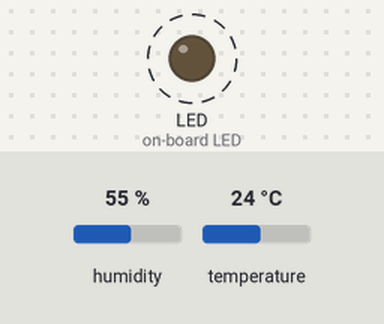
A program run on a simulated CircuitPython board. On the bench: output pins drawn as LEDs (lit = HIGH). Dashed ring = blinking. The inputs (shaded band) are chosen by the test bench; at power-on: humidity 55 %, temperature 24 °C. What the program prints to the serial console is not drawn.

Above: at 2.0 s.
Timing chart, 0 to 5.8 s (numbered marks = the images above):
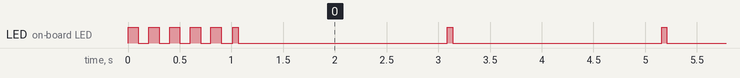

The program:

sht31-test.py
```python
#!/usr/bin/env circuit-run
#file: ../libs/common.py
#
# Script to read and print temperature and humidity from an SHT31 sensor on Raspberry Pi Pico, ESP32-S3, and compatible boards.
#
# Default Pin Connections:
# - Raspberry Pi Pico: GPIO10 (SDA, silk GP10), GPIO11 (SCL, silk GP11)
# - Seeed XIAO ESP32-S3: GPIO5 (SDA, silk D4), GPIO6 (SCL, silk D5)
# - Power: 3.3V (VCC) and GND

import time
import board
import digitalio
from common import get_i2c, get_led_pin

# Pin Definitions as SoC GPIO numbers, or None for automatic board default / fallback discovery
PIN_I2C_SDA: int | None = None
PIN_I2C_SCL: int | None = None

SHT31_ADDR: int = 0x44


def check_crc(data: bytes) -> bool:
    # Calculates 8-bit checksum (CRC-8) for SHT3x data block.
    # Polynomial: x^8 + x^5 + x^4 + 1 (0x31)
    # Initialization: 0xFF
    crc: int = 0xFF
    for byte in data[:2]:
        crc ^= byte
        for _ in range(8):
            if crc & 0x80:
                crc = (crc << 1) ^ 0x31
            else:
                crc <<= 1
            crc &= 0xFF
    return crc == data[2]


# Initialize the onboard LED for visual diagnostics (if available)
led_pin: board.Pin | None = get_led_pin()
led: digitalio.DigitalInOut | None = None
if led_pin is not None:
    try:
        led = digitalio.DigitalInOut(led_pin)
        led.direction = digitalio.Direction.OUTPUT
        # Blink rapidly 5 times to show script execution has started
        for _ in range(5):
            led.value = True
            time.sleep(0.1)
            led.value = False
            time.sleep(0.1)
    except Exception:
        led = None

print("SHT31 Temperature & Humidity Sensor Test Initialized.")

# Initialize the I2C bus with retry
i2c = None
while i2c is None:
    try:
        i2c = get_i2c(scl=PIN_I2C_SCL, sda=PIN_I2C_SDA)
        print("I2C bus successfully initialized.")
    except Exception as e:
        print(f"I2C Initialization Error (Check SHT31 VCC/GND power and SDA/SCL wiring): {e}")
        time.sleep(2.0)

# Attempt to scan for the sensor
if i2c.try_lock():
    try:
        addresses: list[int] = i2c.scan()
        if SHT31_ADDR in addresses:
            print(f"SHT31 sensor detected at I2C address {hex(SHT31_ADDR)}.")
        else:
            print(f"Warning: SHT31 sensor not detected. Found addresses: {[hex(a) for a in addresses]}")
            print("Please check if SDA and SCL pins might be swapped or if the sensor is powered.")
    except Exception as e:
        print(f"I2C Scan Error (check if SDA/SCL are swapped or sensor is powered): {e}")
    finally:
        i2c.unlock()

while True:
    # Toggle LED to show loop activity if available
    if led is not None:
        led.value = True
        time.sleep(0.05)
        led.value = False

    if i2c.try_lock():
        try:
            # Trigger high-repeatability measurement with no clock stretching (0x2400)
            i2c.writeto(SHT31_ADDR, bytes([0x24, 0x00]))

            # Wait for measurement to complete (SHT31 needs max 15ms)
            time.sleep(0.02)

            # Read 6 bytes of measurement data
            buffer: bytearray = bytearray(6)
            i2c.readfrom_into(SHT31_ADDR, buffer)

            # Extract temperature and humidity data blocks with CRCs
            temp_data: bytes = bytes(buffer[0:3])
            humi_data: bytes = bytes(buffer[3:6])

            # Validate CRCs
            if check_crc(temp_data) and check_crc(humi_data):
                # Convert raw temperature bytes to Celsius
                raw_temp: int = (temp_data[0] << 8) | temp_data[1]
                temp_c: float = -45.0 + 175.0 * (raw_temp / 65535.0)
                temp_f: float = temp_c * 1.8 + 32.0

                # Convert raw humidity bytes to relative humidity percentage
                raw_humi: int = (humi_data[0] << 8) | humi_data[1]
                humi_rh: float = 100.0 * (raw_humi / 65535.0)

                print(f"Temperature: {temp_c:.2f} °C ({temp_f:.2f} °F), Humidity: {humi_rh:.2f} %")
            else:
                print("Error: CRC validation failed.")
        except Exception as e:
            print(f"Error reading from sensor: {e}")
        finally:
            i2c.unlock()

    time.sleep(2.0)
```

common.py
```python
# Common helper utilities for CircuitPython projects across microcontroller platforms (Pico, ESP32, etc.)

import board
import busio

# Board pin-naming families returned by get_board_family().
BOARD_RP2040: str = "rp2040"
BOARD_ESP32: str = "esp32"


def get_board_family() -> str:
    """
    Returns the pin-naming family of the running board: BOARD_RP2040 for the
    Raspberry Pi Pico family, BOARD_ESP32 for ESP32 boards.

    Scripts that run on both families use this to choose their own GPIO
    assignments. A GPIO number identifies a different physical pin on each
    family, so a single number cannot serve both.
    """
    return BOARD_RP2040 if hasattr(board, "GP0") else BOARD_ESP32


def get_pin(gpio: int) -> board.Pin:
    """
    Resolves an SoC GPIO number to the board pin object exposing it.

    A number always means the SoC GPIO number - the identifier shared by the
    datasheet, microcontroller.pin, ESP-IDF, config.toml, and the silkscreen on
    the Pico (GP#) and the ESP32-S3-DevKitC-1 (bare numbers). It is never a
    silkscreen 'D' index: on the Seeed XIAO those count header positions rather
    than GPIOs (silk D0 is GPIO1), so honouring them here would leave a bare
    number meaning two different pins on that board.

    Only the board module is consulted, never microcontroller.pin, because only
    the board definition knows which GPIOs the vendor actually broke out. A GPIO
    that exists on the die but reaches no header pad must raise rather than hand
    back a pin nothing can be wired to.

    Args:
        gpio: SoC GPIO number, e.g. 5 for GPIO5 (silk GP5 on Pico, IO5 on ESP32).

    Returns:
        The board.Pin exposing that GPIO.

    Raises:
        ValueError: If this board does not break out that GPIO.
    """
    for candidate in (f"GP{gpio}", f"IO{gpio}"):
        if hasattr(board, candidate):
            return getattr(board, candidate)
    raise ValueError(f"GPIO{gpio} is not broken out on this board")


def get_led_pin() -> board.Pin | None:
    """
    Returns the onboard LED pin if available on the current board, or None.

    Looked up by name rather than by GPIO number because on Pico W / Pico 2 W the
    LED hangs off the CYW43 wireless module instead of an RP2040 pad, so it has
    no GPIO number at all and board.LED is the only handle that reaches it.
    """
    for attr in ("LED", "LED_RED", "LED_BLUE", "LED_GREEN", "USER_LED"):
        if hasattr(board, attr):
            return getattr(board, attr)
    return None


def get_i2c(scl: int | None = None, sda: int | None = None) -> busio.I2C:
    """
    Returns an initialized busio.I2C bus.

    Args:
        scl: SoC GPIO number for the clock line, or None to use the board default.
        sda: SoC GPIO number for the data line, or None to use the board default.
    """
    if scl is not None and sda is not None:
        return busio.I2C(scl=get_pin(scl), sda=get_pin(sda))

    # 1. Try board.I2C() singleton helper
    if hasattr(board, "I2C"):
        try:
            return board.I2C()
        except Exception:
            pass

    # 2. Try default board.SCL and board.SDA pins
    if hasattr(board, "SCL") and hasattr(board, "SDA"):
        try:
            return busio.I2C(scl=board.SCL, sda=board.SDA)
        except Exception:
            pass

    # 3. Fallback (scl, sda) GPIO pairs for boards exposing no default SCL/SDA
    # attributes (e.g. the standard Pico). Listed per family because the same
    # GPIO numbers belong to different peripherals on each.
    if get_board_family() == BOARD_RP2040:
        fallback_pairs = (
            (11, 10),  # RP2040 I2C1 (silk GP11 / GP10)
            (3, 2),    # RP2040 I2C1 (silk GP3 / GP2)
            (5, 4),    # RP2040 I2C0 (silk GP5 / GP4)
            (1, 0),    # RP2040 I2C0 (silk GP1 / GP0)
        )
    else:
        fallback_pairs = (
            (6, 5),  # ESP32-S3 default (XIAO silk D5 / D4)
            (9, 8),  # ESP32-S3 alternative (XIAO silk D10 / D9)
        )

    for fallback_scl, fallback_sda in fallback_pairs:
        try:
            return busio.I2C(scl=get_pin(fallback_scl), sda=get_pin(fallback_sda))
        except Exception:
            continue

    raise RuntimeError("Could not initialize a valid I2C bus on this board")
```

Measured:
- by itself, LED (on-board LED): goes 4 × (LOW 0.10 s, HIGH 0.10 s), LOW 0.11 s, 62 × (HIGH 0.05 s, LOW 2.0 s), HIGH 0.05 s, then LOW
